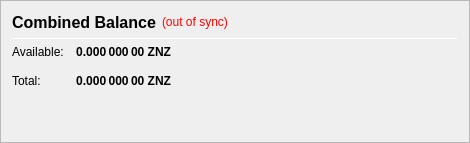
                   <widget class="QFrame" name="frame_CombinedBalances">
                    <property name="minimumSize">
                     <size>
                      <width>470</width>
                      <height>0</height>
                     </size>
                    </property>
                    <property name="frameShape">
                     <enum>QFrame::StyledPanel</enum>
                    </property>
                    <property name="frameShadow">
                     <enum>QFrame::Raised</enum>
                    </property>
                    <layout class="QVBoxLayout" name="verticalLayout_5">
                     <item>
                      <layout class="QHBoxLayout" name="horizontalLayout_5" stretch="0,0,0">
                       <item>
                        <widget class="QLabel" name="label_5z">
                         <property name="minimumSize">
                          <size>
                           <width>0</width>
                           <height>20</height>
                          </size>
                         </property>
                         <property name="font">
                          <font>
                           <pointsize>12</pointsize>
                           <weight>75</weight>
                           <bold>true</bold>
                          </font>
                         </property>
                         <property name="toolTip">
                          <string>Combined Balance (including unconfirmed and immature coins)</string>
                         </property>
                         <property name="text">
                          <string>Combined Balance</string>
                         </property>
                        </widget>
                       </item>
                       <item>
                        <widget class="QLabel" name="labelWalletStatus">
                         <property name="cursor">
                          <cursorShape>WhatsThisCursor</cursorShape>
                         </property>
                         <property name="toolTip">
                          <string>The displayed information may be out of date. Your wallet automatically synchronizes with the Zenzo network after a connection is established, but this process has not completed yet.</string>
                         </property>
                         <property name="styleSheet">
                          <string notr="true">QLabel { color: red; }</string>
                         </property>
                         <property name="text">
                          <string notr="true">(out of sync)</string>
                         </property>
                         <property name="alignment">
                          <set>Qt::AlignLeading|Qt::AlignLeft|Qt::AlignVCenter</set>
                         </property>
                        </widget>
                       </item>
                       <item>
                        <spacer name="horizontalSpacer_1">
                         <property name="orientation">
                          <enum>Qt::Horizontal</enum>
                         </property>
                         <property name="sizeHint" stdset="0">
                          <size>
                           <width>40</width>
                           <height>20</height>
                          </size>
                         </property>
                        </spacer>
                       </item>
                      </layout>
                     </item>
                     <item>
                      <widget class="Line" name="line_CombinedBalance">
                       <property name="minimumSize">
                        <size>
                         <width>0</width>
                         <height>1</height>
                        </size>
                       </property>
                       <property name="maximumSize">
                        <size>
                         <width>16777215</width>
                         <height>1</height>
                        </size>
                       </property>
                       <property name="orientation">
                        <enum>Qt::Horizontal</enum>
                       </property>
                      </widget>
                     </item>
                     <item>
                      <layout class="QGridLayout" name="gridLayout_3">
                       <property name="spacing">
                        <number>12</number>
                       </property>
                       <item row="1" column="0">
                        <widget class="QLabel" name="labelBalanceTextz">
                         <property name="text">
                          <string>Available:</string>
                         </property>
                        </widget>
                       </item>
                       <item row="1" column="1">
                        <widget class="QLabel" name="labelBalancez">
                         <property name="font">
                          <font>
                           <weight>75</weight>
                           <bold>true</bold>
                          </font>
                         </property>
                         <property name="cursor">
                          <cursorShape>IBeamCursor</cursorShape>
                         </property>
                         <property name="toolTip">
                          <string>Your current spendable balance</string>
                         </property>
                         <property name="text">
                          <string notr="true">0.000 000 00 ZNZ</string>
                         </property>
                         <property name="alignment">
                          <set>Qt::AlignRight|Qt::AlignTrailing|Qt::AlignVCenter</set>
                         </property>
                         <property name="textInteractionFlags">
                          <set>Qt::LinksAccessibleByMouse|Qt::TextSelectableByKeyboard|Qt::TextSelectableByMouse</set>
                         </property>
                        </widget>
                       </item>
                       <item row="2" column="0">
                        <widget class="QLabel" name="labelTotalTextz">
                         <property name="text">
                          <string>Total:</string>
                         </property>
                        </widget>
                       </item>
                       <item row="2" column="1">
                        <widget class="QLabel" name="labelTotalz">
                         <property name="font">
                          <font>
                           <weight>75</weight>
                           <bold>true</bold>
                          </font>
                         </property>
                         <property name="cursor">
                          <cursorShape>IBeamCursor</cursorShape>
                         </property>
                         <property name="toolTip">
                          <string>Total Balance, including all unavailable coins.</string>
                         </property>
                         <property name="text">
                          <string notr="true">0.000 000 00 ZNZ</string>
                         </property>
                         <property name="alignment">
                          <set>Qt::AlignRight|Qt::AlignTrailing|Qt::AlignVCenter</set>
                         </property>
                         <property name="textInteractionFlags">
                          <set>Qt::LinksAccessibleByMouse|Qt::TextSelectableByKeyboard|Qt::TextSelectableByMouse</set>
                         </property>
                        </widget>
                       </item>
                       <item row="2" column="3">
                        <spacer name="horizontalSpacer_2">
                         <property name="orientation">
                          <enum>Qt::Horizontal</enum>
                         </property>
                         <property name="sizeHint" stdset="0">
                          <size>
                           <width>40</width>
                           <height>20</height>
                          </size>
                         </property>
                        </spacer>
                       </item>
                      </layout>
                     </item>
                     <item>
                      <spacer name="verticalSpacer_1">
                       <property name="orientation">
                        <enum>Qt::Vertical</enum>
                       </property>
                       <property name="sizeHint" stdset="0">
                        <size>
                         <width>20</width>
                         <height>40</height>
                        </size>
                       </property>
                      </spacer>
                     </item>
                    </layout>
                   </widget>
